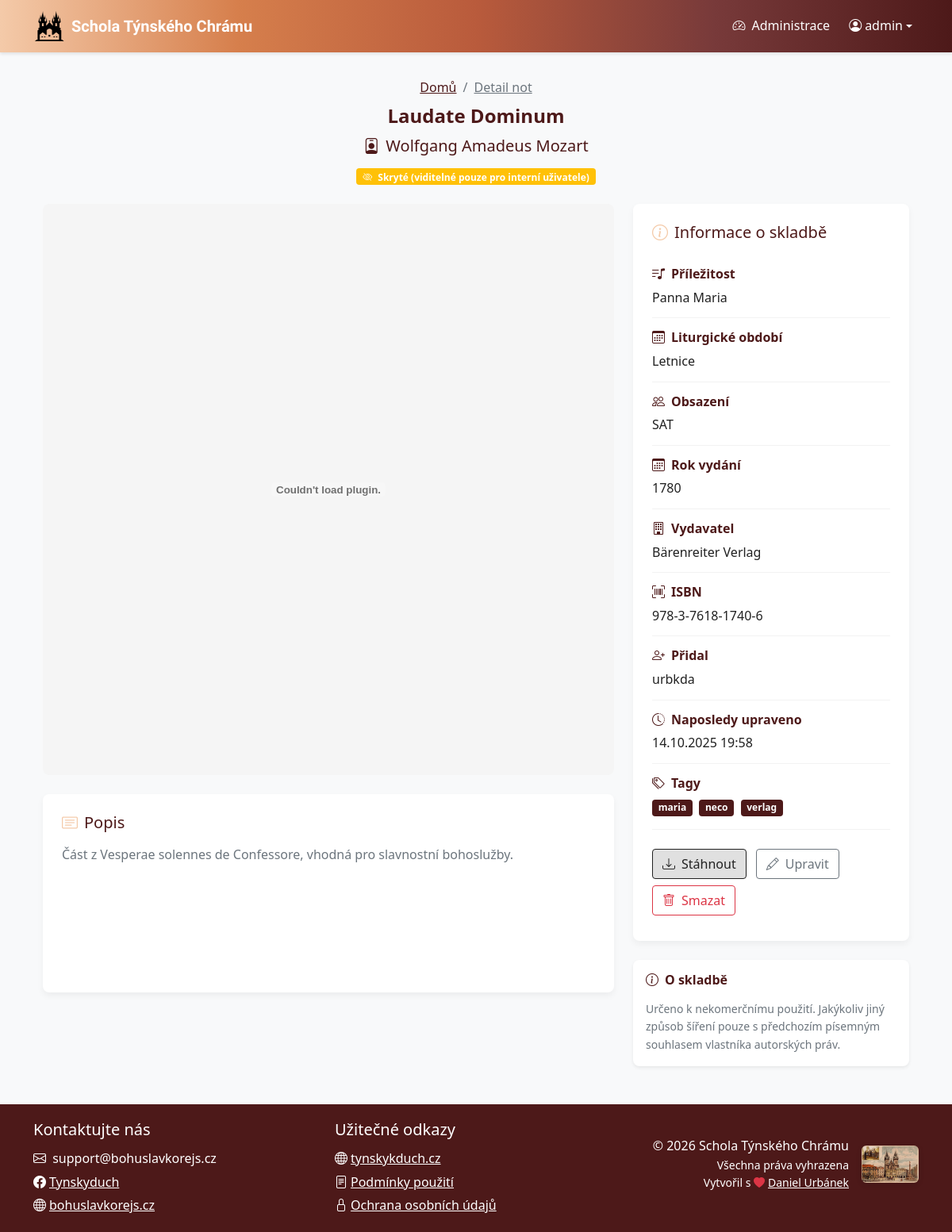
Screenshot of /noty/laudate-dominum (signed in) with the database file from the repository.
### sheet_music_app/models.py (models this page shows, shortened)
class Sheet(models.Model):
    CAST_CHOICES = [
        ("SATB", "SATB"),
        ("SSATB", "SSATB"),
        ("SSAA", "SSAA"),
        ("SSAB", "SSAB"),
        ("SSA", "SSA"),
        ("SAT", "SAT"),
        ("SAB", "SAB"),
        ("UNISON", "Unisono"),
        ("OTHER", "Jiné")
    ]
    SEASON_CHOICES = [
        ("ADVENT", "Advent"),
        ("CHRISTMAS", "Vánoce"),
        ("LENT", "Půst"),
        ("EASTER", "Velikonoce"),
        ("PENTECOST", "Letnice"),
        ("HOLY_TRINITY", "Nejsvětější Trojice"),
        ("INTERLUDE", "Mezidobí"),
        ("OTHER", "Žádné")
    ]
    USE_CHOICES = [
        ("HYMNS", "Chvalozpěvy"),
        ("EUCHARIST", "Eucharistie"),
        ("HOLY_SPIRIT", "Duch Svatý"),
        ("VIRGIN_MARY", "Panna Maria"),
        ("SAINTS", "Svatí"),
        ("WEDDINGS", "Svatební obřady"),
        ("FUNERAL", "Pohřebí obřady"),
        ("FOLK", "Lidové písně"),
        ("MINE", "Hornické písně"),
        ("OTHER", "Ostatní")
    ]
    title = models.CharField(max_length=200)
    composer = models.CharField(max_length=200)
    arranger = models.CharField(max_length=200, blank=True, null=True)
    cast = models.CharField(choices=CAST_CHOICES, blank=True, null=True, max_length=10)
    season = models.CharField(choices=SEASON_CHOICES, blank=True, null=True, max_length=50)
    use = models.CharField(choices=USE_CHOICES, blank=True, null=True, max_length=50)
    publication_year = models.IntegerField(blank=True, null=True)
    publisher = models.CharField(max_length=200, blank=True, null=True)
    isbn = models.CharField(max_length=20, blank=True, null=True)
    description = models.TextField(blank=True, null=True)
    date_created = models.DateTimeField(auto_now_add=True)
    date_modified = models.DateTimeField(auto_now=True)
    created_by = models.ForeignKey('auth.User', on_delete=models.CASCADE)
    modified_by = models.ForeignKey('auth.User', on_delete=models.CASCADE, related_name='modified_sheets')
    sheet_file = models.FileField()
    preview_image = models.ImageField(blank=True, null=True)
    public = models.BooleanField(default=False)
    slug = models.SlugField(max_length=255, unique=True, blank=True, null=True)
    tags = models.ManyToManyField(Tag, blank=True, related_name="sheets")

class Tag(models.Model):
    name = models.CharField(max_length=50, unique=True)
    class Meta:
        ordering = ["name"]

### sheet_music_app/views.py (the view)
# urls.py: path("noty/<slug:slug>", views.sheet_profile, name="sheet_profile"),
@login_required(login_url='login')
def sheet_profile(request, slug):
    sheet = get_object_or_404(Sheet, slug=slug)
    return render(request, "sheet_profile.html", {"sheet": sheet})

### sheet_music_app/templates/sheet_profile.html (shortened to what this page needs)
{% extends 'base.html' %}
{% load static %}
{% load permissions %}
{% block content %}
<div class="container mb-3">
    <div class="sheet-header">
        <div class="sheet-header-content text-center">
            <nav aria-label="breadcrumb" class="d-flex justify-content-center">
                <ol class="breadcrumb mb-2 mt-2">
                    <li class="breadcrumb-item"><a href="{% url 'home' %}" class="text-secondary">Domů</a></li>
                    <li class="breadcrumb-item active" aria-current="page"><a href="{% if sheet.slug %}{% url 'sheet_profile' sheet.slug %}{% else %}{% url 'sheet_profile_by_pk' sheet.id %}{% endif %}" class="text-muted">Detail not</a></li>
                </ol>
            </nav>
            <h1 class="fw-bold mb-2">{{ sheet.title }}</h1>
            <p class="lead mb-2">
                <i class="bi bi-person-badge me-2"></i>{{ sheet.composer }}
            </p>
            {% if not sheet.public %}
                <span class="badge bg-warning mt-1 mb-2">
                    <i class="bi bi-eye-slash me-1"></i> Skryté (viditelné pouze pro interní uživatele)
                </span>
            {% endif %}
        </div>
    </div>
</div>
<div class="container">
    <div class="row">
        <div class="col-lg-8">
            <div class="sheet-preview-container-large mb-4">
                {% if sheet.sheet_file %}
                    {% if sheet.sheet_file.url|slice:"-4:"|lower == ".pdf" %}
                        <embed src="{{ sheet.sheet_file.url }}#toolbar=0&navpanes=0&scrollbar=0" type="application/pdf" class="w-100" />
                    {% else %}
                        <img src="{{ sheet.sheet_file.url }}" alt="{{ sheet.title }}" class="img-fluid w-100" />
                    {% endif %}
                {% else %}
                    <div class="text-center p-5 bg-light">
                        <i class="bi bi-file-earmark-music display-1 text-muted"></i>
                        <p class="mt-3 text-muted">Náhled není k dispozici</p>
                    </div>
                {% endif %}
            </div>
            <div class="description-box">
                <h3 class="h5 mb-3">
                    <i class="bi bi-card-text me-2 text-primary"></i>Popis
                </h3>
                <div class="text-muted">
                    {% if sheet.description %}
                        {{ sheet.description|linebreaks }}
                    {% else %}
                        <em class="text-secondary">Zatím bez popisu.</em>
                    {% endif %}
                </div>
            </div>
        </div>
        <div class="col-lg-4">
            <div class="sheet-meta mb-4">
                <h3 class="h5 mb-3">
                    <i class="bi bi-info-circle me-2 text-primary"></i>Informace o skladbě
                </h3>
                <div class="meta-item">
                    <div class="meta-label">
                        <i class="bi bi-music-note-list me-2"></i><strong>Příležitost</strong>
                    </div>
                    <div class="meta-value">
                        {{ sheet.get_use_display|default:"Neuvedeno" }}
                    </div>
                </div>
                <div class="meta-item">
                    <div class="meta-label">
                        <i class="bi bi-calendar3 me-2"></i><strong>Liturgické období</strong>
                    </div>
                    <div class="meta-value">
                        {{ sheet.get_season_display|default:"Neuvedeno" }}
                    </div>
                </div>
                <div class="meta-item">
                    <div class="meta-label">
                        <i class="bi bi-people me-2"></i><strong>Obsazení</strong>
                    </div>
                    <div class="meta-value">
                        {{ sheet.get_cast_display|default:"Neuvedeno" }}
                    </div>
                </div>
                {% if sheet.publication_year %}
                <div class="meta-item">
                    <div class="meta-label">
                        <i class="bi bi-calendar3 me-2"></i><strong>Rok vydání</strong>
                    </div>
                    <div class="meta-value">
                        {{ sheet.publication_year }}
                    </div>
                </div>
                {% endif %}
                {% if sheet.publisher %}
                <div class="meta-item">
                    <div class="meta-label">
                        <i class="bi bi-building me-2"></i><strong>Vydavatel</strong>
                    </div>
                    <div class="meta-value">
                        {{ sheet.publisher }}
                    </div>
                </div>
                {% endif %}
                {% if sheet.isbn %}
                <div class="meta-item">
                    <div class="meta-label">
                        <i class="bi bi-upc-scan me-2"></i><strong>ISBN</strong>
                    </div>
                    <div class="meta-value">
                        {{ sheet.isbn }}
                    </div>
                </div>
                {% endif %}
                <div class="meta-item">
                    <div class="meta-label">
                        <i class="bi bi-person-plus me-2"></i><strong>Přidal</strong>
                    </div>
                    <div class="meta-value">
                        {{ sheet.created_by.get_full_name|default:sheet.created_by.username }}
                    </div>
                </div>
                <div class="meta-item">
                    <div class="meta-label">
                        <i class="bi bi-clock-history me-2"></i><strong>Naposledy upraveno</strong>
                    </div>
                    <div class="meta-value">
                        {{ sheet.date_modified|date:"d.m.Y H:i" }}
                    </div>
                </div>
                {% if sheet.tags.all %}
                <div class="meta-item">
                    <div class="meta-label">
                        <i class="bi bi-tags me-2"></i><strong>Tagy</strong>
                    </div>
                    <div class="meta-value">
                        {% for tag in sheet.tags.all %}
                            <span class="badge bg-secondary me-1 mb-1">{{ tag.name }}</span>
                        {% empty %}
                            <span class="text-muted">Žádné</span>
                        {% endfor %}
                    </div>
                </div>
                {% endif %}
                <div class="mt-2 pt-3 action-buttons">
                    {% if sheet.sheet_file %}
                        <a href="{{ sheet.sheet_file.url }}" class="btn btn-primary mb-2" download>
                            <i class="bi bi-download me-2"></i>Stáhnout
                        </a>
                    {% endif %}
                    {% if user|is_editor or user|is_superuser %}
                        <a href="{% url 'edit_sheet' sheet.id %}" class="btn btn-outline-secondary mb-2">
                            <i class="bi bi-pencil me-2"></i>Upravit
                        </a>
                        <button type="button"
                                class="btn btn-outline-danger mb-2"
                                data-bs-toggle="modal"
                                data-bs-target="#deleteModal">
                            <i class="bi bi-trash me-2"></i>Smazat
                        </button>
                    {% endif %}
                </div>
            </div>
            <div class="card border-0 shadow-sm">
                <div class="card-body">
                    <h5 class="card-title mb-3">
                        <i class="bi bi-info-circle me-2"></i>O skladbě
                    </h5>
                    <p class="card-text text-muted small">
                        Určeno k nekomerčnímu použití. Jakýkoliv jiný způsob šíření pouze s předchozím písemným souhlasem vlastníka autorských práv.
                    </p>
                </div>
            </div>
        </div>
    </div>
</div>
{% endblock %}

### sheet_music_app/templates/base.html (shortened to what this page needs)
<!DOCTYPE html>
{% load static %}
{% load permissions %}
<html lang="cs">
<head>
    <link href="https://cdn.jsdelivr.net/npm/bootstrap@5.0.2/dist/css/bootstrap.min.css" rel="stylesheet">
    <link rel="stylesheet" href="https://cdn.jsdelivr.net/npm/bootstrap-icons@1.9.1/font/bootstrap-icons.css">
    <link href="{% static 'css/style.css' %}" rel="stylesheet">
</head>
<body class="d-flex flex-column min-vh-100">
    <header>
        <nav class="navbar navbar-expand-lg navbar-dark sticky-top">
            <div class="container">
                <a class="navbar-brand d-flex align-items-center" href="{% url 'home' %}">
                    <img src="{% static 'images/tynsky_duch_logo.png' %}" alt="Logo" width="40" height="40" class="d-inline-block align-text-top me-2">
                    <span class="text-black uncial-antiqua-regular">Schola Týnského Chrámu</span>
                </a>
                <div class="navbar-collapse" id="navbarNav">
                    <ul class="navbar-nav">
                        {% if user.is_authenticated %}
                            {% if user|is_superuser %}
                            <li class="nav-item me-2">
                                <a class="nav-link" href="/admin/" target="_blank">
                                    <i class="bi bi-speedometer2 me-1"></i> Administrace
                                </a>
                            </li>
                            {% endif %}
                            <li class="nav-item dropdown">
                                <a class="nav-link dropdown-toggle d-flex align-items-center" href="#" id="userDropdown" role="button" data-bs-toggle="dropdown" aria-expanded="false">
                                    <i class="bi bi-person-circle me-1"></i> <span>{{ user.get_short_name|default:user.username }}</span>
                                </a>
                            </li>
                        {% endif %}
                    </ul>
                </div>
            </div>
        </nav>
    </header>
    <main class="flex-grow-1 py-4">
        <div class="container">
            {% block content %}{% endblock %}
        </div>
    </main>
    <footer class="bg-secondary py-3 mt-auto">
        <div class="container">
            <div class="row">
                <div class="col text-center text-white text-md-start">
                    <p class="mb-2 text-white fs-5">Kontaktujte nás</p>
                    <p class="mb-1"><i class="bi bi-envelope me-1"></i> support@bohuslavkorejs.cz</p>
                    <p class="mb-1"><a href="https://www.facebook.com/tynskyduch/" class="text-white"><i class="bi bi-facebook me-1"></i>Tynskyduch</a></p>
                    <p class="mb-0"><a href="https://bohuslavkorejs.cz/" class="text-white"><i class="bi bi-globe me-1"></i>bohuslavkorejs.cz</a></p>
                </div>
                <div class="col text-center text-white text-md-start">
                    <p class="mb-2 text-white fs-5">Užitečné odkazy</p>
                    <p class="mb-1"><a href="https://tynskyduch.webnode.cz/" class="text-white"><i class="bi bi-globe me-1"></i>tynskykduch.cz</a></p>
                    <p class="mb-1"><a href="{% url 'terms_and_conditions' %}" class="text-white"><i class="bi bi-file-text me-1"></i>Podmínky použití</a></p>
                    <p class="mb-1"><a href="{% url 'privacy_policy' %}" class="text-white"><i class="bi bi-lock me-1"></i>Ochrana osobních údajů</a></p>
                </div>
                <div class="col d-flex flex-column align-items-center align-items-md-end mt-2 mt-md-0 text-white">
                    <div class="d-flex align-items-center gap-3 mt-4">
                        <div class="text-end">
                            <p class="mb-0">&copy; {% now "Y" %} Schola Týnského Chrámu</p>
                            <p class="small mb-0">Všechna práva vyhrazena</p>
                            <p class="small mb-0">Vytvořil s <i class="bi bi-heart-fill text-danger me-1"></i><a href="https://www.linkedin.com/in/daniel-urbanek-9079aa332/" class="text-white">Daniel Urbánek</a></p>
                        </div>
                        <img src="{% static 'images/tynsky_chram_pohled.jpg' %}"
                             alt="Týnský chrám"
                             class="footer-mark d-none d-sm-block"
                             loading="lazy">
                    </div>
                </div>
            </div>
        </div>
    </footer>
</body>
</html>

### rows the page displays
Sheet: title "Laudate Dominum", composer "Wolfgang Amadeus Mozart", description "Část z Vesperae solennes de Confessore, vhodná pro slavnostní bohoslužby.", use "Panna Maria", season "Letnice", cast "SAT", publication_year "1780", publisher "Bärenreiter Verlag", isbn "978-3-7618-1740-6", created_by.get_full_name "urbkda", date_modified "14.10.2025 19:58"
Tag: name "maria"
Tag: name "neco"
Tag: name "verlag"

### other values shown
{{ user.get_short_name|default:user.username }} "admin"
